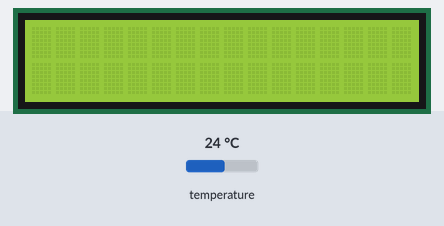
Bench run of a sketch on a simulated Arduino Uno, built with avr-gcc and run on an emulated ATmega328P. On the bench: 16×2 character LCD. The inputs (shaded band) are chosen by the test bench; at power-on: temperature 24 °C. What the sketch prints to the serial monitor is not drawn.

Above: at 1.2 s.
1.3 s: temperature set to 12 °C
At 5.8 s:
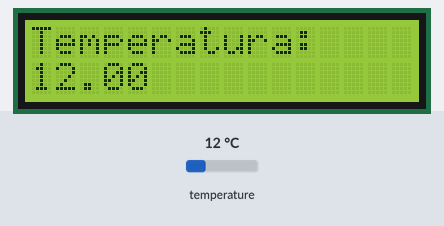
6.3 s: temperature set to 19 °C
At 10.5 s:
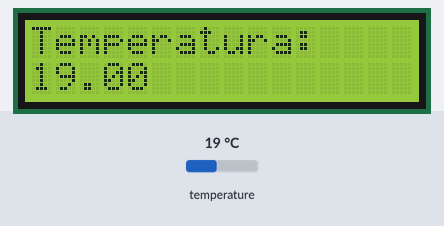
11.1 s: temperature set to 28 °C
At 15.2 s:
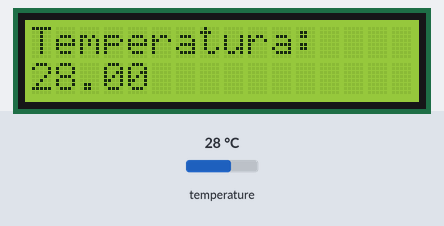
Timing chart, 0 to 16.7 s (numbered marks = the images above; inputs shaded):
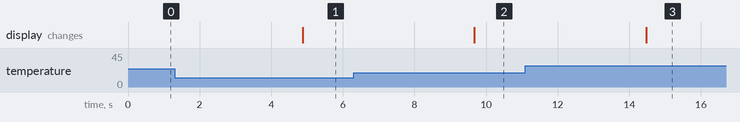

Measured:
- after the input at 1.3 s, the display: changes after 3.6 s (image 1)
- after the input at 6.3 s, the display: changes after 3.4 s (image 2)
- after the input at 11.1 s, the display: changes after 3.4 s (image 3)

The sketch:

sensore_temperatura_ds18b20_e_display.ino
```cpp
/////////////////////////////////////////////////

// SENSORE TEMPERATURA DS18B20 CON DISPLAY LCD

// AUTORE Fancello Salvatore

// Per maggiori info: http://www.progettiarduino.com

/////////////////////////////////////////////////

#include <Wire.h> // libreria wire presente, di fault, nell'IDE
#include <LiquidCrystal_I2C.h> // libreria di gestione del display lcd
#include <DallasTemperature.h>
#include <OneWire.h> // dichiarazione di utilizzo della libreria OneWire.h
LiquidCrystal_I2C lcd(0x27, 2, 1, 0, 4, 5, 6, 7, 3, POSITIVE);
#define ONE_WIRE_BUS 2 // assegna il valore 2 al nome ONE_WIRE_BUS
OneWire oneWire(ONE_WIRE_BUS); // associa alla porta 2 (valore di ONE_WIRE_BUS) il
// canale dati dei sensori
DallasTemperature sensors(&oneWire); //trasferisce alle routine della libreria DallasTemperature
// il controllo delle funzioni OneWire
#include <DallasTemperature.h> // dichiarazione di utilizzo della libreria DallasTemperature.h
void setup(void)
{
Serial.begin(9600); // inizializza la porta seriale per l'utilizzo del monitor seriale
lcd.begin(16, 2);
sensors.begin(); // inizializza i sensori
}
void loop(void)
{
Serial.print("Richiedi temperatura...");


sensors.requestTemperatures(); // invia ai sensori la richiesta di misurare la temperatura
delay (1000); // attende un secondo per dare tempo ai sensori di effettuare la misurazione
Serial.println("fatto");


Serial.print("La temperatura del sensore 1 (indice 0) e': ");
Serial.println(sensors.getTempCByIndex(0)); // invia la monitor seriale la temperatura rilevata
delay (3000); // attende 3 secondi prima di verificare nuovamente la temperatura

  lcd.setCursor(0, 0); // posiziona il cursore all'inizio della prima riga
  lcd.print ("Temperatura: ");
  lcd.setCursor(0, 1);
  lcd.print (sensors.getTempCByIndex(0)); // espone il livello sul display lcd


}
```
